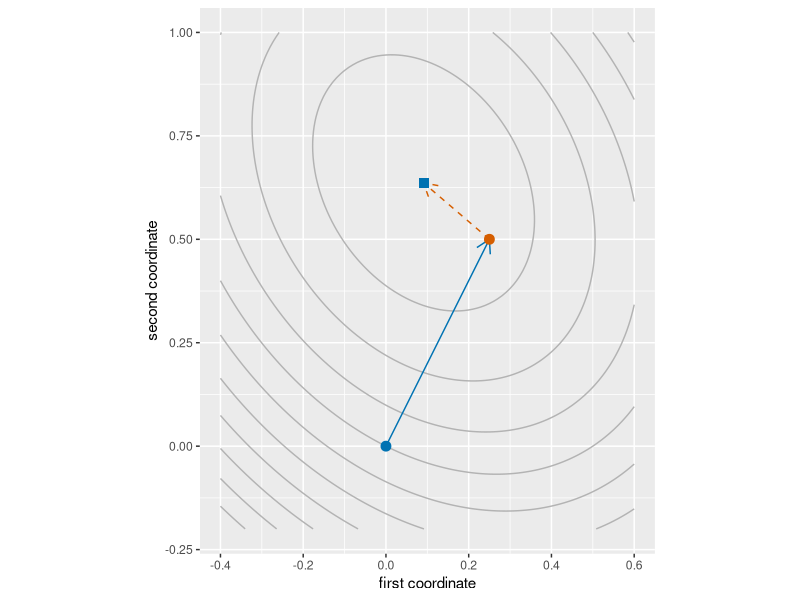

Generate this figure with R:
## ---- chunk 1
#| label: quasi-newton-step-fig-r
#| fig-alt: >-
#|   Contour plot of the quadratic function f with level curves that are
#|   tilted ellipses, centred near the point (0.09, 0.64). A blue circle at
#|   the origin marks the starting point, and a solid blue arrow runs from
#|   it to a vermilion circle at (0.25, 0.5), the iterate after one step.
#|   A dashed vermilion arrow runs from that iterate to a blue square at
#|   (0.09, 0.64), the minimizer, which is the ellipses' centre.
#| fig-height: 4.5
#| fig-width: 6
qn_x_qn <- seq(-0.4, 0.6, length.out = 101)
qn_y_qn <- seq(-0.2, 1, length.out = 101)
qn_grid_qn <- tidyr::expand_grid(x = qn_x_qn, y = qn_y_qn)
qn_gx_qn <- qn_grid_qn$x
qn_gy_qn <- qn_grid_qn$y
qn_quad_qn <- 0.5 * (4 * qn_gx_qn^2 + 2 * qn_gx_qn * qn_gy_qn + 3 * qn_gy_qn^2)
qn_lin_qn <- qn_gx_qn + 2 * qn_gy_qn
qn_grid_qn$z <- qn_quad_qn - qn_lin_qn
qn_star_qn <- c(1, 7) / 11
qn_start_qn <- tibble::tibble(x = 0, y = 0)
qn_next_qn <- tibble::tibble(x = 0.25, y = 0.5)
qn_min_qn <- tibble::tibble(x = qn_star_qn[1], y = qn_star_qn[2])
qn_step_qn <- tibble::tibble(x = 0, y = 0, xend = 0.25, yend = 0.5)
qn_rest_qn <- tibble::tibble(
  x = 0.25, y = 0.5, xend = qn_star_qn[1], yend = qn_star_qn[2]
)
qn_len_qn <- grid::unit(0.15, "inches")
qn_arrow_qn <- grid::arrow(length = qn_len_qn)
qn_aes_qn <- ggplot2::aes(x, y)
qn_seg_qn <- ggplot2::aes(xend = xend, yend = yend)
ggplot2::ggplot(qn_grid_qn, qn_aes_qn) +
  ggplot2::geom_contour(ggplot2::aes(z = z), colour = "grey70", bins = 12) +
  ggplot2::geom_segment(
    data = qn_step_qn, mapping = qn_seg_qn, colour = "#0072B2",
    arrow = qn_arrow_qn
  ) +
  ggplot2::geom_segment(
    data = qn_rest_qn, mapping = qn_seg_qn, colour = "#D55E00",
    linetype = "dashed", arrow = qn_arrow_qn
  ) +
  ggplot2::geom_point(data = qn_start_qn, colour = "#0072B2", size = 3) +
  ggplot2::geom_point(data = qn_next_qn, colour = "#D55E00", size = 3) +
  ggplot2::geom_point(
    data = qn_min_qn, colour = "#0072B2", size = 3, shape = 15
  ) +
  ggplot2::coord_equal() +
  ggplot2::labs(x = "first coordinate", y = "second coordinate")
